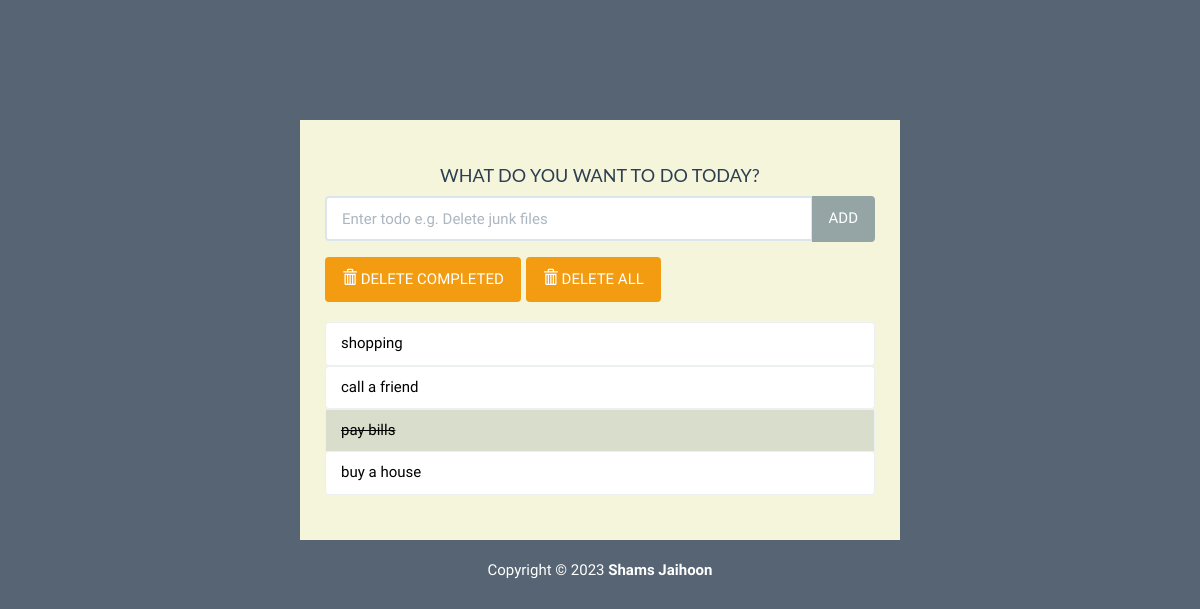
/, run on an earlier commit of the app's database.
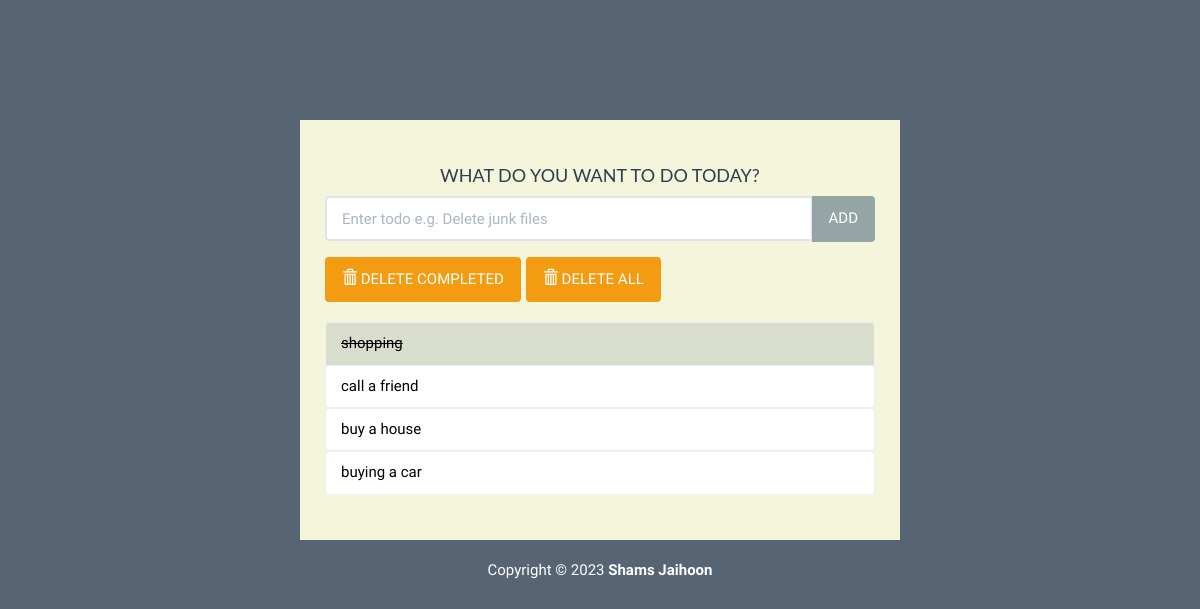
And on a later commit of the database.
### todo/models.py (models this page shows, shortened)
class Todo(models.Model):
    text = models.CharField(max_length=40)
    complete = models.BooleanField(default=False)

### todo/views.py (the view)
# urls.py: path('', views.index, name='index'),
def index(request):
    todo_list = Todo.objects.order_by('id')
    form = TodoForm()
    context = {'todo_list' : todo_list, 'form' : form}
    return render(request, 'todo/index.html', context)

### todo/forms.py
class TodoForm(forms.Form):
    text = forms.CharField(max_length=40,
        widget=forms.TextInput(
            attrs={'class' : 'form-control', 'placeholder' : 'Enter todo e.g. Delete junk files', 'aria-label' : 'Todo', 'aria-describedby' : 'add-btn'}))

### todo/templates/todo/index.html (shortened to what this page needs)
{% load static %}
<!DOCTYPE html>
<html lang="en">
<head>
	<link rel="stylesheet" href="{% static 'todo/bs/css/flatly.min.css' %}" />
	<link rel="stylesheet" href="{% static 'todo/styles.css' %}" />
</head>
<body>
	<div class="container-fluid" id="wrapper">
		<div class="row">
			<div class="col-lg-6 col-lg-offset-3" id="content">
				<h2>WHAT DO YOU WANT TO DO TODAY?</h2>
				<form action="{% url 'add' %}" method="POST" role="form">
					<div class="form-group">
						<div class="input-group">
							{{ form.text }}
							<span class="input-group-btn">
								<button type="submit" class="btn btn-default" id="add-btn">ADD</button>
							</span>
						</div>
					</div>
				</form>
				<div class="row t10">
					<div class="col-lg-12">
						<div class="btn-toolbar">
							<div class="btn-group">
								<a href="{% url 'deletecomplete' %}"><button type="button" class="btn btn-warning">
										<i class="glyphicon glyphicon-trash"></i> DELETE COMPLETED
									</button></a>
							</div>
							<div class="btn-group">
								<a href="{% url 'deleteall' %}"><button type="button" class="btn btn-warning">
										<i class="glyphicon glyphicon-trash"></i> DELETE ALL
									</button></a>
							</div>
						</div>
					</div>
				</div>
				<ul class="list-group t20">
					{% for todo in todo_list %}
					{% if todo.complete %}
					<li class="list-group-item todo-completed">{{ todo.text }}</li>
					{% else %}
					<a href="{% url 'complete' todo.id %}">
						<li class="list-group-item">{{ todo.text }}</li>
					</a>
					{% endif %}
					{% endfor %}
				</ul>
			</div>
		</div>
		<footer>
			<div class="row pad">
				<div class="col-lg-12 text-center">
					Copyright &copy; 2023 <strong>Shams Jaihoon</strong>
				</div>
			</div>
		</footer>
	</div>
</body>
</html>

### todo/static/todo/styles.css (style rules this page uses)
body { background: rgba(44, 62, 80, .8); font-family: 'Oswald', 'Futura', sans-serif; }
#wrapper { margin-top: 10% !important; }
#content { background: beige; padding: 25px; }
#content > h2 { font-size: 18px; text-align: center; padding-top: 0; }
.t10 { margin-top: 10px; }
.t20 { margin-top: 20px; }
.todo-completed { text-decoration: line-through; background: rgba(149, 165, 166, .3); }
footer { margin-top: 20px; color: white; }
.list-group-item { color: black; }

What changed in the data, as far as the page shows it:
removed Todo: text "pay bills"
changed Todo "shopping": complete False → True (drawn)
added Todo: text "buying a car"
